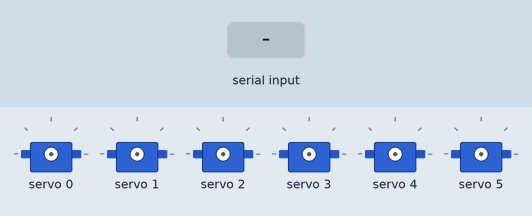
A sketch run on a simulated Arduino Uno, built with avr-gcc and run on an emulated ATmega328P. On the bench: 6 × servo. The test bench sets the inputs (shaded band). What the sketch prints to the serial monitor is not drawn.

Above: at 1.2 s.
1.3 s: "C\n" received over Serial
At 1.49 s:
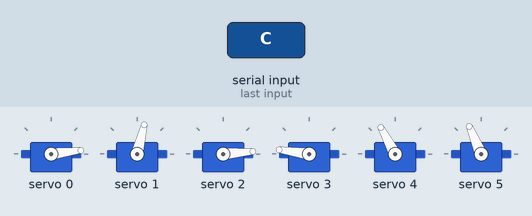
At 2.01 s:
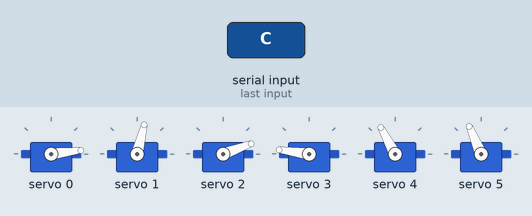
4.3 s: "+\n" received over Serial
At 5.7 s:
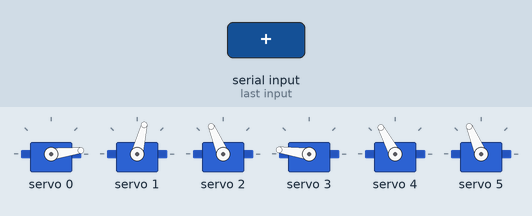
7.3 s: "2\n" received over Serial
8.8 s: "X\n" received over Serial
Timing chart, 0 to 11.3 s (numbered marks = the images above; inputs shaded):
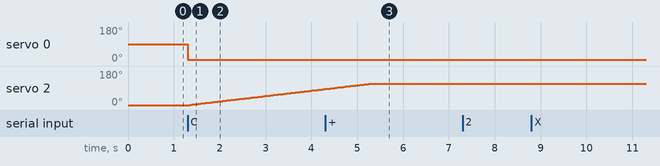

The sketch:

fw_v4_1_ch2_remap.ino
```cpp
/* ============================================================
   Arm Vector — Arduino 펌웨어 v4.1 (CH2 엘보우 재매핑 · AVR 호환)
   ------------------------------------------------------------
   현재 수동조종기와 함께 사용:
     05_manual_controller_v4_CH2직결.html

   핵심 수정:
   1) CH2 명령 0도를 서보 물리 0도 끝점으로 보내지 않음
   2) CH2 명령 0도 = 엘보우 기준 위치(CH2_HOME_PHYSICAL)
   3) CH2 명령이 증가하면 기준 위치에서 굽힘 방향으로 이동
   4) CH2는 물리 안전범위 안에서만 움직임
   5) 부팅할 때 전체 서보를 중앙으로 강제 이동하지 않음

   수동조종기가 보내는 형식:
     ch0,ch1,ch2,ch3,ch4,ch5\n
   예:
     10,94,0,137,94,90

   필요 라이브러리:
     Adafruit PWM Servo Driver Library
   ============================================================ */

#include <Wire.h>
#include <Adafruit_PWMServoDriver.h>
#include <math.h>
#include <stdlib.h>
#include <string.h>

Adafruit_PWMServoDriver pwm = Adafruit_PWMServoDriver(0x40);

const uint8_t NUM_SERVOS = 6;

// 브라우저에서 받을 수 있는 논리 명령 범위
const float COMMAND_MAX[NUM_SERVOS] = {
  280.0f,  // CH0 베이스
  280.0f,  // CH1 숄더
  180.0f,  // CH2 엘보우 굽힘량
  180.0f,  // CH3 손목 pitch
  180.0f,  // CH4 손목 roll
  180.0f   // CH5 그리퍼
};

// 각 서보의 물리 각도 범위
const float PHYSICAL_MAX[NUM_SERVOS] = {
  280.0f, 280.0f, 180.0f, 180.0f, 180.0f, 180.0f
};

// PCA9685 펄스 범위. 현재 쓰던 값 유지.
// 특정 서보가 끝에서 버징하면 해당 채널만 안쪽으로 줄여야 함.
const uint16_t PULSE_MIN[NUM_SERVOS] = {
  110, 110, 110, 110, 110, 110
};
const uint16_t PULSE_MAX[NUM_SERVOS] = {
  590, 590, 590, 590, 590, 590
};

// ============================================================
// CH2 전용 설정
// ============================================================

// 수동조종기 CH2가 0일 때 실제 서보가 갈 물리 각도.
// 기존에는 0 → 물리 0도로 가서 한쪽 끝에 붙었음.
// 이제 0 → 물리 90도로 보내 시작점부터 움직일 여유를 만듦.
const float CH2_HOME_PHYSICAL = 90.0f;

// CH2 방향. 반대로 접히면 +1을 -1로 바꾸고 다시 업로드.
const int8_t CH2_DIRECTION = +1;

// 수동조종기 CH2 1도당 실제 서보 이동량.
// 0.8이면 조종기 10도 변화 → 실제 서보 약 8도 변화.
const float CH2_GAIN = 0.80f;

// 조립된 상태에서 끝점 충돌을 피하기 위한 물리 제한
const float CH2_SAFE_MIN = 18.0f;
const float CH2_SAFE_MAX = 162.0f;

// 현재 확인된 자세를 부팅 시 위치 추정값으로 사용.
// 부팅만으로는 PWM을 출력하지 않고, 첫 명령이 들어온 뒤부터 움직임.
// CH2는 기존 코드에서 물리 0도 끝에 있었던 것으로 추정.
const float BOOT_ESTIMATE_PHYSICAL[NUM_SERVOS] = {
  10.0f, 94.0f, 0.0f, 137.0f, 94.0f, 90.0f
};

// 'C' 명령을 받을 때 이동할 논리 시작 자세
const float START_COMMAND[NUM_SERVOS] = {
  10.0f, 94.0f, 0.0f, 137.0f, 94.0f, 90.0f
};

// 한 번의 loop에서 움직일 수 있는 최대 물리 각도.
// CH2를 더 천천히 움직여 링크 충격을 줄임.
const float MAX_STEP_PER_LOOP[NUM_SERVOS] = {
  1.20f, 0.80f, 0.45f, 1.00f, 1.00f, 1.00f
};

float currentPhysical[NUM_SERVOS];
float targetPhysical[NUM_SERVOS];
bool outputsEnabled = false;

char serialBuffer[96];
uint8_t serialIndex = 0;

float clampFloat(float value, float low, float high) {
  if (value < low) return low;
  if (value > high) return high;
  return value;
}

// 브라우저의 논리 명령을 실제 서보 물리 각도로 변환
float commandToPhysical(uint8_t channel, float commandValue) {
  commandValue = clampFloat(commandValue, 0.0f, COMMAND_MAX[channel]);

  if (channel == 2) {
    // CH2 명령 0 = 물리 기준각, 이후 값은 굽힘 변화량
    float physical = CH2_HOME_PHYSICAL
                   + (float)CH2_DIRECTION * commandValue * CH2_GAIN;
    return clampFloat(physical, CH2_SAFE_MIN, CH2_SAFE_MAX);
  }

  // 나머지 채널은 기존처럼 1:1
  return clampFloat(commandValue, 0.0f, PHYSICAL_MAX[channel]);
}

uint16_t physicalAngleToPulse(uint8_t channel, float physicalAngle) {
  physicalAngle = clampFloat(
    physicalAngle,
    0.0f,
    PHYSICAL_MAX[channel]
  );

  const float ratio = physicalAngle / PHYSICAL_MAX[channel];
  const float pulse = PULSE_MIN[channel]
                    + ratio * (PULSE_MAX[channel] - PULSE_MIN[channel]);

  return (uint16_t)lroundf(pulse);
}

void writePhysicalServo(uint8_t channel, float physicalAngle) {
  pwm.setPWM(channel, 0, physicalAngleToPulse(channel, physicalAngle));
}

void disableAllServoSignals() {
  for (uint8_t i = 0; i < NUM_SERVOS; i++) {
    // PCA9685 full-off: 부팅 직후 임의 중앙 이동 방지
    pwm.setPWM(i, 0, 4096);
  }
  outputsEnabled = false;
}

void setTargetsFromCommands(const float commands[NUM_SERVOS]) {
  for (uint8_t i = 0; i < NUM_SERVOS; i++) {
    targetPhysical[i] = commandToPhysical(i, commands[i]);
  }
  outputsEnabled = true;
}

void moveToStartCommand() {
  setTargetsFromCommands(START_COMMAND);
  Serial.println(F("START_POSE"));
}

void printSettings() {
  Serial.print(F("CH2_HOME="));
  Serial.print(CH2_HOME_PHYSICAL, 1);
  Serial.print(F(",DIR="));
  Serial.print(CH2_DIRECTION);
  Serial.print(F(",GAIN="));
  Serial.print(CH2_GAIN, 2);
  Serial.print(F(",SAFE="));
  Serial.print(CH2_SAFE_MIN, 1);
  Serial.print('-');
  Serial.println(CH2_SAFE_MAX, 1);
}

// Arduino Uno(AVR)에서도 확실히 동작하는 단순 실수 문자열 검사
// 브라우저는 10, 94.5 같은 일반 숫자만 보내므로 지수표기까지는 받지 않음.
bool isValidNumberToken(const char *text) {
  if (text == NULL) return false;

  while (*text == ' ' || *text == '\t') text++;
  if (*text == '+' || *text == '-') text++;

  bool hasDigit = false;
  bool hasDot = false;

  while (*text != '\0') {
    if (*text >= '0' && *text <= '9') {
      hasDigit = true;
    } else if (*text == '.' && !hasDot) {
      hasDot = true;
    } else if (*text == ' ' || *text == '\t') {
      while (*text == ' ' || *text == '\t') text++;
      return hasDigit && *text == '\0';
    } else {
      return false;
    }
    text++;
  }

  return hasDigit;
}

void parseSerialLine(char *line) {
  // 앞뒤 공백 제거
  while (*line == ' ' || *line == '\t') line++;

  if ((line[0] == 'C' || line[0] == 'c') && line[1] == '\0') {
    moveToStartCommand();
    return;
  }

  if ((line[0] == 'X' || line[0] == 'x') && line[1] == '\0') {
    disableAllServoSignals();
    Serial.println(F("OUTPUT_OFF"));
    return;
  }

  if ((line[0] == 'R' || line[0] == 'r') && line[1] == '\0') {
    printSettings();
    return;
  }

  float commands[NUM_SERVOS];
  uint8_t count = 0;

  char *token = strtok(line, ",");
  while (token != NULL && count < NUM_SERVOS) {
    if (!isValidNumberToken(token)) {
      Serial.println(F("ERR_NUMBER"));
      return;
    }

    // strtof는 일부 Arduino Uno AVR 환경에서 선언되지 않아 atof 사용
    const float value = (float)atof(token);
    commands[count++] = value;
    token = strtok(NULL, ",");
  }

  // 숫자가 정확히 6개여야 함. 7번째 값이 있어도 거부.
  if (count != NUM_SERVOS || token != NULL) {
    Serial.println(F("ERR_COUNT"));
    return;
  }

  setTargetsFromCommands(commands);

  Serial.print(F("OK,CH2_LOGICAL="));
  Serial.print(commands[2], 1);
  Serial.print(F(",CH2_PHYSICAL="));
  Serial.println(targetPhysical[2], 1);
}

float moveToward(float current, float target, float maxStep) {
  const float difference = target - current;

  if (fabsf(difference) <= maxStep) {
    return target;
  }

  return current + (difference > 0.0f ? maxStep : -maxStep);
}

void setup() {
  Serial.begin(115200);
  Wire.begin();

  pwm.begin();
  pwm.setOscillatorFrequency(27000000);
  pwm.setPWMFreq(50);
  delay(20);

  for (uint8_t i = 0; i < NUM_SERVOS; i++) {
    currentPhysical[i] = BOOT_ESTIMATE_PHYSICAL[i];
    targetPhysical[i] = BOOT_ESTIMATE_PHYSICAL[i];
  }

  // 기존 펌웨어처럼 부팅 즉시 중앙으로 보내지 않음.
  disableAllServoSignals();

  Serial.println(F("READY_V4_CH2_REMAP"));
  printSettings();
  Serial.println(F("첫 6축 명령을 받을 때까지 PWM 출력 안 함"));
}

void loop() {
  while (Serial.available() > 0) {
    const char incoming = (char)Serial.read();

    if (incoming == '\n' || incoming == '\r') {
      if (serialIndex > 0) {
        serialBuffer[serialIndex] = '\0';
        parseSerialLine(serialBuffer);
        serialIndex = 0;
      }
    } else if (serialIndex < sizeof(serialBuffer) - 1) {
      serialBuffer[serialIndex++] = incoming;
    } else {
      serialIndex = 0;
      Serial.println(F("ERR_BUFFER"));
    }
  }

  if (outputsEnabled) {
    for (uint8_t i = 0; i < NUM_SERVOS; i++) {
      currentPhysical[i] = moveToward(
        currentPhysical[i],
        targetPhysical[i],
        MAX_STEP_PER_LOOP[i]
      );
      writePhysicalServo(i, currentPhysical[i]);
    }
  }

  delay(15);
}
```

Measured:
- after the input at 1.3 s, servo 0: 90° → 7° at once; servo 2: moves from 0° to 85° over 2.9 s, starting after 0.05 s
- after the input at 7.3 s, every drawn part: stays the same
- after the input at 8.8 s, every drawn part: stays the same
